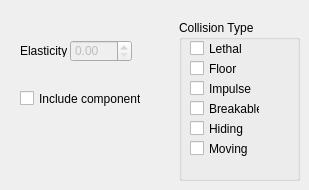
   <widget class="QWidget" name="tab_7">
    <attribute name="title">
     <string>Collision</string>
    </attribute>
    <widget class="QLabel" name="label_45">
     <property name="geometry">
      <rect>
       <x>20</x>
       <y>44</y>
       <width>47</width>
       <height>13</height>
      </rect>
     </property>
     <property name="text">
      <string>Elasticity</string>
     </property>
    </widget>
    <widget class="QDoubleSpinBox" name="doubleSpinBox_37">
     <property name="enabled">
      <bool>false</bool>
     </property>
     <property name="geometry">
      <rect>
       <x>70</x>
       <y>40</y>
       <width>62</width>
       <height>22</height>
      </rect>
     </property>
     <property name="specialValueText">
      <string/>
     </property>
     <property name="showGroupSeparator" stdset="0">
      <bool>false</bool>
     </property>
     <property name="maximum">
      <double>1.000000000000000</double>
     </property>
    </widget>
    <widget class="QCheckBox" name="checkBox_8">
     <property name="geometry">
      <rect>
       <x>20</x>
       <y>90</y>
       <width>121</width>
       <height>17</height>
      </rect>
     </property>
     <property name="text">
      <string>Include component</string>
     </property>
     <property name="checked">
      <bool>false</bool>
     </property>
    </widget>
    <widget class="QCheckBox" name="checkBox_2">
     <property name="geometry">
      <rect>
       <x>190</x>
       <y>40</y>
       <width>70</width>
       <height>17</height>
      </rect>
     </property>
     <property name="text">
      <string>Lethal</string>
     </property>
    </widget>
    <widget class="QCheckBox" name="checkBox_13">
     <property name="geometry">
      <rect>
       <x>190</x>
       <y>60</y>
       <width>70</width>
       <height>17</height>
      </rect>
     </property>
     <property name="text">
      <string>Floor</string>
     </property>
    </widget>
    <widget class="QCheckBox" name="checkBox_14">
     <property name="geometry">
      <rect>
       <x>190</x>
       <y>80</y>
       <width>70</width>
       <height>17</height>
      </rect>
     </property>
     <property name="text">
      <string>Impulse</string>
     </property>
    </widget>
    <widget class="QCheckBox" name="checkBox_15">
     <property name="geometry">
      <rect>
       <x>190</x>
       <y>100</y>
       <width>70</width>
       <height>17</height>
      </rect>
     </property>
     <property name="text">
      <string>Breakable</string>
     </property>
    </widget>
    <widget class="QCheckBox" name="checkBox_16">
     <property name="geometry">
      <rect>
       <x>190</x>
       <y>120</y>
       <width>70</width>
       <height>17</height>
      </rect>
     </property>
     <property name="text">
      <string>Hiding</string>
     </property>
    </widget>
    <widget class="QCheckBox" name="checkBox_17">
     <property name="geometry">
      <rect>
       <x>190</x>
       <y>140</y>
       <width>70</width>
       <height>17</height>
      </rect>
     </property>
     <property name="text">
      <string>Moving</string>
     </property>
    </widget>
    <widget class="QGroupBox" name="groupBox">
     <property name="geometry">
      <rect>
       <x>179</x>
       <y>20</y>
       <width>121</width>
       <height>161</height>
      </rect>
     </property>
     <property name="title">
      <string>Collision Type</string>
     </property>
    </widget>
    <zorder>groupBox</zorder>
    <zorder>label_45</zorder>
    <zorder>doubleSpinBox_37</zorder>
    <zorder>checkBox_8</zorder>
    <zorder>checkBox_2</zorder>
    <zorder>checkBox_13</zorder>
    <zorder>checkBox_14</zorder>
    <zorder>checkBox_15</zorder>
    <zorder>checkBox_16</zorder>
    <zorder>checkBox_17</zorder>
   </widget>
